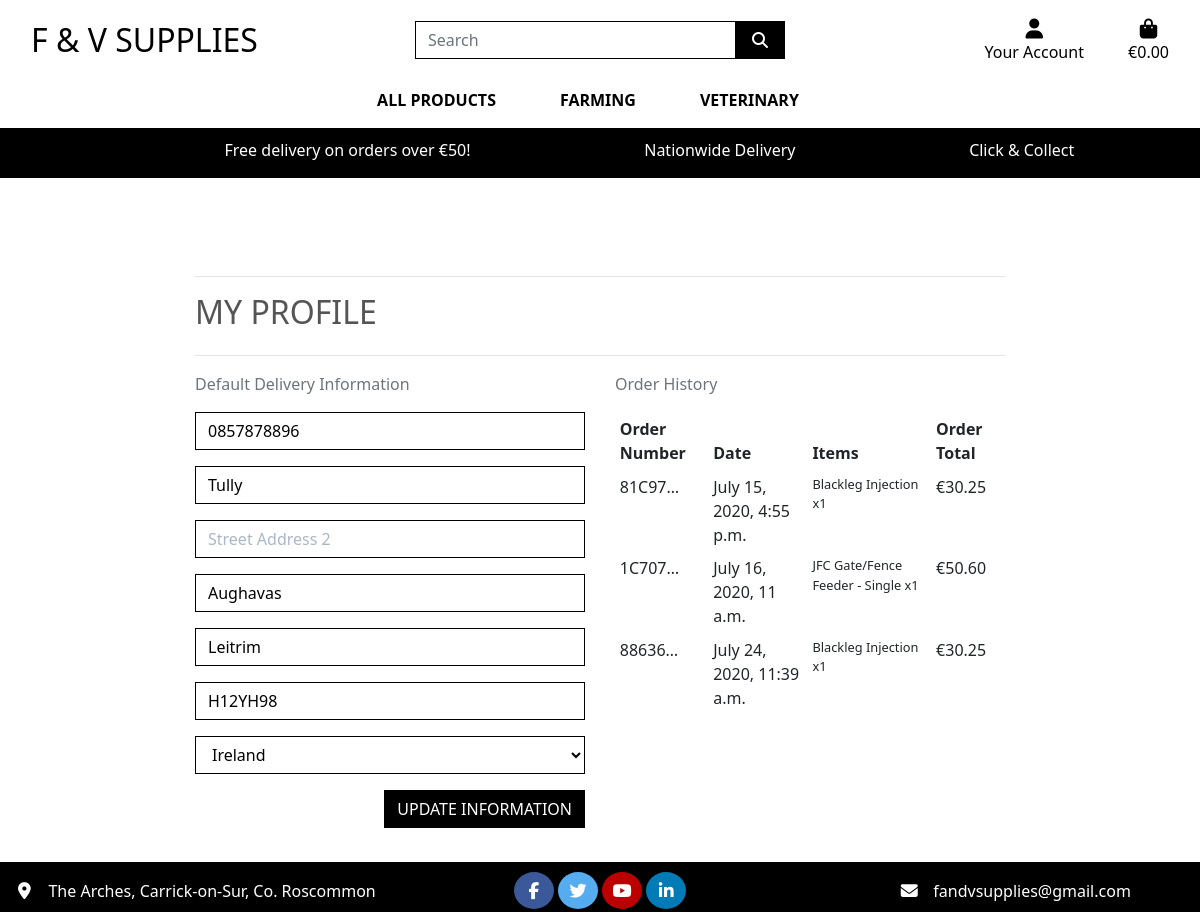
Screenshot of /profile/ (signed in) with the database file from the repository.
### profiles/models.py (models this page shows, shortened)
class UserProfile(models.Model):
    user = models.OneToOneField(User, on_delete=models.CASCADE)
    default_phone_number = models.CharField(max_length=20, null=True, blank=True)
    default_street_address1 = models.CharField(max_length=80, null=True, blank=True)
    default_street_address2 = models.CharField(max_length=80, null=True, blank=True)
    default_town_or_city = models.CharField(max_length=40, null=True, blank=True)
    default_county = models.CharField(max_length=80, null=True, blank=True)
    default_postcode = models.CharField(max_length=20, null=True, blank=True)
    default_country = CountryField(blank_label='Country', null=True, blank=True)

### checkout/models.py (models this page shows, shortened)
class Order(models.Model):
    order_number = models.CharField(max_length=32, null=False, editable=False)
    user_profile = models.ForeignKey(UserProfile, on_delete=models.SET_NULL,
                                     null=True, blank=True, related_name='orders')
    full_name = models.CharField(max_length=50, null=False, blank=False)
    email = models.EmailField(max_length=254, null=False, blank=False)
    phone_number = models.CharField(max_length=20, null=False, blank=False)
    street_address1 = models.CharField(max_length=80, null=False, blank=False)
    street_address2 = models.CharField(max_length=80, null=True, blank=True)
    town_or_city = models.CharField(max_length=40, null=False, blank=False)
    county = models.CharField(max_length=80, null=True, blank=True)
    country = CountryField(blank_label='Country *', null=False, blank=False)
    postcode = models.CharField(max_length=20, null=True, blank=True)
    date = models.DateTimeField(auto_now_add=True)
    delivery_cost = models.DecimalField(max_digits=6, decimal_places=2, null=False, default=0)
    order_total = models.DecimalField(max_digits=10, decimal_places=2, null=False, default=0)
    grand_total = models.DecimalField(max_digits=10, decimal_places=2, null=False, default=0)
    original_bag = models.TextField(null=False, blank=False, default='')
    stripe_pid = models.CharField(max_length=254, null=False, blank=False, default='')

class OrderLineItem(models.Model):
    order = models.ForeignKey(Order, null=False, blank=False, on_delete=models.CASCADE, related_name='lineitems')
    product = models.ForeignKey(Product, null=False, blank=False, on_delete=models.CASCADE)
    quantity = models.IntegerField(null=False, blank=False, default=0)
    lineitem_total = models.DecimalField(max_digits=6, decimal_places=2, null=False, blank=False, editable=False)

### products/models.py (models this page shows, shortened)
class Product(models.Model):
    category = models.ForeignKey('Category', null=True, blank=True, on_delete=models.SET_NULL)
    sku = models.CharField(max_length=254, null=True, blank=True)
    name = models.CharField(max_length=254)
    description = models.TextField()
    price = models.DecimalField(max_digits=6, decimal_places=2)
    image_url = models.URLField(max_length=1024, null=True, blank=True)
    image = models.ImageField(null=True, blank=True)

### profiles/views.py (the view)
# urls.py: path('profile/', include('profiles.urls')),
def profile(request):
    profile = get_object_or_404(UserProfile, user=request.user)
    if request.method == 'POST':
        form = UserProfileForm(request.POST, instance=profile)
        if form.is_valid():
            form.save()
            messages.success(request, 'Profile updated successfully')
    form = UserProfileForm(instance=profile)
    orders = profile.orders.all()
    template = 'profiles/profile.html'
    context = {
        'form': form,
        'orders': orders,
        'on_profile_page': True
    }
    return render(request, template, context)

### profiles/forms.py
class UserProfileForm(forms.ModelForm):
    class Meta:
        model = UserProfile
        exclude = ('user',)
    def __init__(self, *args, **kwargs):
        super().__init__(*args, **kwargs)
        placeholders = {
            'default_phone_number': 'Phone Number',
            'default_street_address1': 'Street Address 1',
            'default_street_address2': 'Street Address 2',
            'default_town_or_city': 'Town or City',
            'default_county': 'County, State or Locality',
            'default_postcode': 'Postal Code',
        }
        self.fields['default_phone_number'].widget.attrs['autofocus'] = True
        for field in self.fields:
            if field != 'default_country':
                if self.fields[field].required:
                    placeholder = f'{placeholders[field]} *'
                else:
                    placeholder = placeholders[field]
                self.fields[field].widget.attrs['placeholder'] = placeholder
            self.fields[field].widget.attrs['class'] = 'border-black rounded-0 profile-form-input'
            self.fields[field].label = False

### bag/contexts.py (called while the page is built, shortened)
def bag_contents(request):
    bag_items = []
    total = 0
    product_count = 0
    bag = request.session.get('bag', {})
    if total < settings.FREE_DELIVERY_THRESHOLD:
        delivery = total * Decimal(settings.STANDARD_DELIVERY_PERCENTAGE / 100)
        free_delivery_delta = settings.FREE_DELIVERY_THRESHOLD - total
    else:
        delivery = 0
        free_delivery_delta = 0
    grand_total = delivery + total
    context = {
        'bag_items': bag_items,
        'total': total,
        'product_count': product_count,
        'delivery': delivery,
        'free_delivery_delta': free_delivery_delta,
        'free_delivery_threshold': settings.FREE_DELIVERY_THRESHOLD,
        'grand_total': grand_total,
    }
    return context

### profiles/templates/profiles/profile.html (shortened to what this page needs)
<!DOCTYPE html>
{% extends "base.html" %}
{% load static %}
{% block extra_css %}
<link rel="stylesheet" href="{% static 'profiles/css/profile.css' %}" />
{% endblock %}
{% block page_header %}
<div class="container header-container">
</div>
{% endblock %}
{% block content %}
<div class="overlay"></div>
<div class="container">
  <div class="row">
    <div class="col">
            <hr>
            <h2 class="logo-font mb-4">My Profile</h2>
            <hr>
        </div>
    </div>
  <div class="row">
    <div class="col-12 col-lg-6">
      <p class="text-muted">Default Delivery Information</p>
        <form class="mt-3" action="{% url 'profile' %}" method="POST" id="profile-update-form">
            {{ form|crispy }}
            <button class="btn btn-black rounded-0 text-uppercase float-right">Update Information</button>
        </form>
    </div>
    <div class="col-12 col-lg-6">
      <p class="text-muted">Order History</p>
      <div class="order-history table-responsive">
        <table class="table table-sm table-borderless">
          <thead>
            <tr>
              <th>Order Number</th>
              <th>Date</th>
              <th>Items</th>
              <th>Order Total</th>
            </tr>
          </thead>
          <tbody>
            {% for order in orders %}
            <tr>
            <td>
                <a href="{% url 'order_history' order.order_number %}"
                title="{{ order.order_number }}">
                {{ order.order_number|truncatechars:6 }}
                </a>
             </td>
              <td>{{ order.date }}</td>
              <td>
                <ul class="list-unstyled">
                  {% for item in order.lineitems.all %}
                  <li class="small">
                    {{ item.product.name }} x{{ item.quantity }}
                  </li>
                  {% endfor %}
                </ul>
              </td>
              <td>€{{ order.grand_total }}</td>
            </tr>
            {% endfor %}
          </tbody>
        </table>
      </div>
    </div>
  </div>
</div>
<br>
{% endblock %}

### static/css/base.css (style rules this page uses)
html { height: 100%; position: relative; }
body { background: url("/media/programmes-min.jpg") no-repeat center center fixed; background-size: cover; height: calc(100vh - 180px); color: #555; font-family: "Segoe UI", Tahoma, Geneva, Verdana, sans-serif; }
.container { margin-bottom: 60px; }
.logo-font { text-transform: uppercase; }
.btn-black { background: black; color: white; }
.border-black { border: 1px solid black !important; }
.overlay { height: 100%; width: 100%; top: 0; left: 0; position: fixed; background: white; z-index: -1; }
a { color: inherit; text-decoration: none; }
@media (min-width: 1200px) { .container { max-width: 70%; } }
@media (min-width: 992px) { .header-container { padding-top: 200px; } }

### profiles/static/profiles/css/profile.css (style rules this page uses)
.order-history { max-height: 416px; overflow-y: auto; }
#profile-update-form .form-control { color: #000; }
#profile-update-form input::placeholder { color: #aab7c4; }
#id_default_country, #id_default_country option:not(:first-child) { color: #000; }

### rows the page displays
UserProfile: default_phone_number "0857878896", default_street_address1 "Tully", default_town_or_city "Aughavas", default_county "Leitrim", default_postcode "H12YH98", default_country "Ireland"
Order: order_number "81C97…", date "July 15, 2020, 4:55 p.m.", grand_total "30.25"
OrderLineItem: product.name "Blackleg Injection", quantity "1"
Order: order_number "1C707…", date "July 16, 2020, 11 a.m.", grand_total "50.60"
OrderLineItem: product.name "JFC Gate/Fence Feeder - Single", quantity "1"
Order: order_number "88636…", date "July 24, 2020, 11:39 a.m.", grand_total "30.25"
OrderLineItem: product.name "Blackleg Injection", quantity "1"

### other values shown
{{ free_delivery_threshold }} "50"
